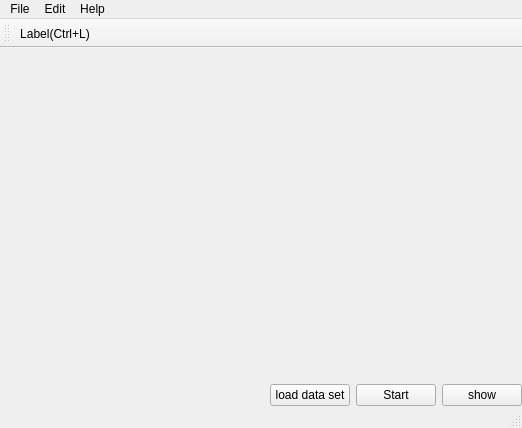
<?xml version="1.0" encoding="UTF-8"?>
<ui version="4.0">
 <class>MainWindow</class>
 <widget class="QMainWindow" name="MainWindow">
  <property name="geometry">
   <rect>
    <x>0</x>
    <y>0</y>
    <width>522</width>
    <height>428</height>
   </rect>
  </property>
  <property name="mouseTracking">
   <bool>true</bool>
  </property>
  <property name="windowTitle">
   <string>MainWindow</string>
  </property>
  <widget class="QWidget" name="centralWidget">
   <property name="mouseTracking">
    <bool>true</bool>
   </property>
   <layout class="QVBoxLayout" name="verticalLayout_2">
    <property name="leftMargin">
     <number>0</number>
    </property>
    <property name="topMargin">
     <number>0</number>
    </property>
    <property name="rightMargin">
     <number>0</number>
    </property>
    <property name="bottomMargin">
     <number>0</number>
    </property>
    <item>
     <layout class="QVBoxLayout" name="verticalLayout">
      <item>
       <widget class="QLabel" name="imageLabel">
        <property name="mouseTracking">
         <bool>true</bool>
        </property>
        <property name="tabletTracking">
         <bool>false</bool>
        </property>
        <property name="text">
         <string/>
        </property>
       </widget>
      </item>
      <item>
       <layout class="QHBoxLayout" name="horizontalLayout">
        <property name="sizeConstraint">
         <enum>QLayout::SetDefaultConstraint</enum>
        </property>
        <item>
         <spacer name="horizontalSpacer">
          <property name="orientation">
           <enum>Qt::Horizontal</enum>
          </property>
          <property name="sizeHint" stdset="0">
           <size>
            <width>40</width>
            <height>20</height>
           </size>
          </property>
         </spacer>
        </item>
        <item>
         <widget class="QPushButton" name="loadDataSetPushButton">
          <property name="text">
           <string>load data set</string>
          </property>
         </widget>
        </item>
        <item>
         <widget class="QPushButton" name="startPushButton">
          <property name="text">
           <string>Start</string>
          </property>
         </widget>
        </item>
        <item>
         <widget class="QPushButton" name="showPushButton">
          <property name="text">
           <string>show</string>
          </property>
         </widget>
        </item>
       </layout>
      </item>
     </layout>
    </item>
   </layout>
  </widget>
  <widget class="QMenuBar" name="menuBar">
   <property name="geometry">
    <rect>
     <x>0</x>
     <y>0</y>
     <width>522</width>
     <height>22</height>
    </rect>
   </property>
   <widget class="QMenu" name="menuFile">
    <property name="title">
     <string>File</string>
    </property>
   </widget>
   <widget class="QMenu" name="menuHelp">
    <property name="title">
     <string>Help</string>
    </property>
    <addaction name="actionUsage"/>
   </widget>
   <widget class="QMenu" name="menuEdit">
    <property name="title">
     <string>Edit</string>
    </property>
    <addaction name="actionLabel"/>
   </widget>
   <addaction name="menuFile"/>
   <addaction name="menuEdit"/>
   <addaction name="menuHelp"/>
  </widget>
  <widget class="QToolBar" name="mainToolBar">
   <attribute name="toolBarArea">
    <enum>TopToolBarArea</enum>
   </attribute>
   <attribute name="toolBarBreak">
    <bool>false</bool>
   </attribute>
   <addaction name="actionLabel"/>
  </widget>
  <widget class="QStatusBar" name="statusBar"/>
  <action name="actionUsage">
   <property name="text">
    <string>Usage</string>
   </property>
  </action>
  <action name="actionLabel">
   <property name="icon">
    <iconset resource="icon.qrc">
     <normaloff>:/icon/images/startLabel.png</normaloff>:/icon/images/startLabel.png</iconset>
   </property>
   <property name="text">
    <string>Label(&amp;Ctrl+L)</string>
   </property>
  </action>
 </widget>
 <layoutdefault spacing="6" margin="11"/>
 <resources>
  <include location="icon.qrc"/>
 </resources>
 <connections/>
</ui>
